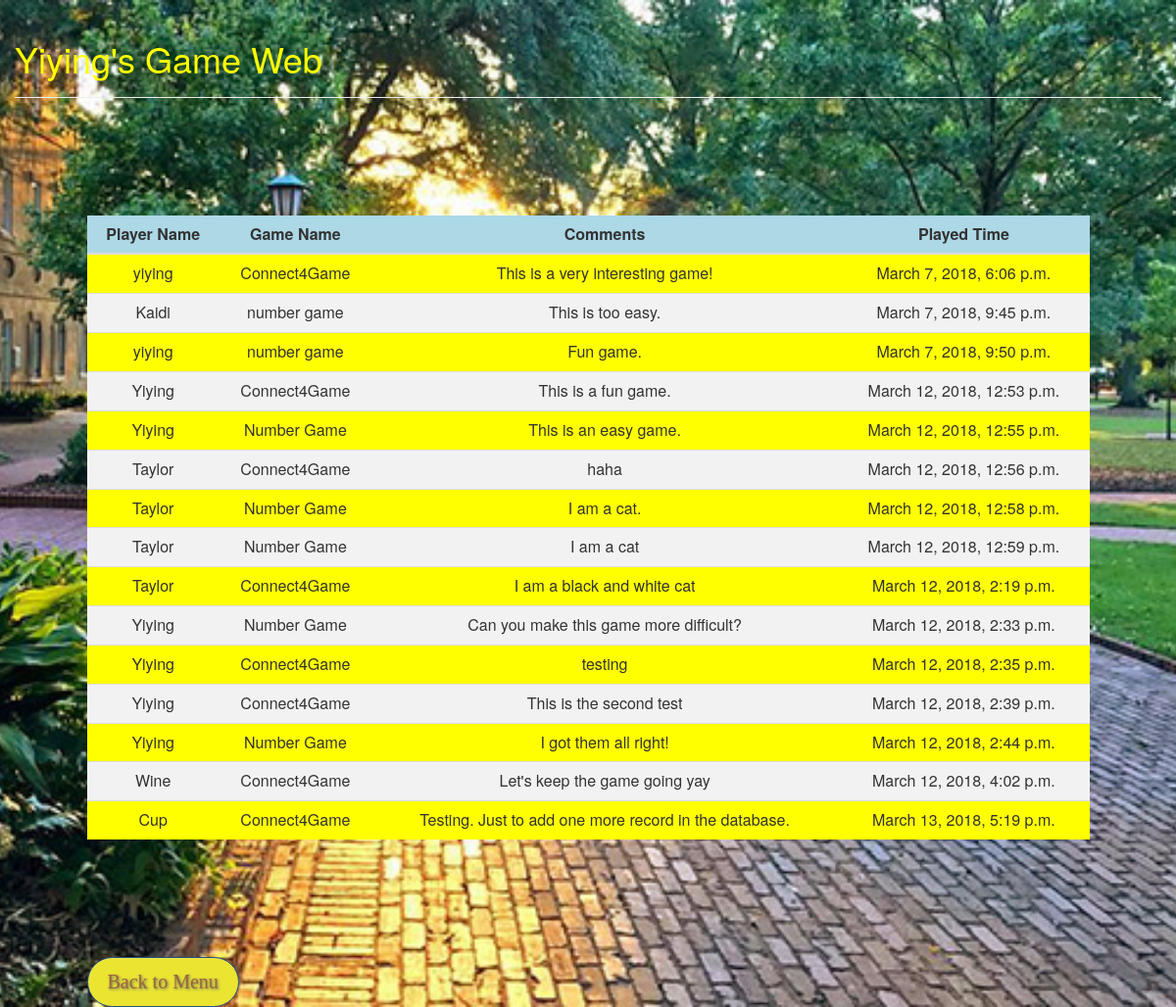
The page /summary/ on the database its author committed.
### games/models.py (models this page shows, shortened)
class History(models.Model):
    player_name = models.CharField(max_length=200)
    game_name = models.CharField(max_length=200)
    comment = models.TextField()
    played_time = models.DateTimeField('time played')

### games/views.py (the view)
# urls.py: url(r'^summary/$', views.summary, name='summary'),
def summary(request):
    records = History.objects.all()
    return render(request, 'games/summary.html', {"records": records})

### games/templates/games/summary.html (shortened to what this page needs)
{% extends 'games/base.html' %}
{% block summary %}
<div class="container" style="width:90%;">
  <table class="table">
    <thead class="thead-inverse">
      <tr>
        <th>Player Name</th>
        <th>Game Name</th>
        <th>Comments</th>
        <th>Played Time</th>
      </tr>
    </thead>
    <tbody>
    	{% for record in records %}
    		<tr>
    			<td>{{ record.player_name }}</td>
    			<td>{{ record.game_name }}</td>
    			<td>{{ record.comment }}</td>
    			<td>{{ record.played_time }}</td>
    		</tr>
    	{% endfor %}
    </tbody>
  </table>
  <div class="mb-4" style="padding-top: 100px;">
    <a href="{% url 'games:index' %}" class="btn btn-primary">Back to Menu</a>
  </div>
 </div>
{% endblock %}

### yiying/static/games/css/base.css (style rules this page uses)
body { background-color: maroon; background-image: url("../images/background.jpg"); background-repeat: no-repeat; background-attachment: fixed; background-position: 80% 50%; background-size: cover; }
.btn { -webkit-border-radius: 28; -moz-border-radius: 28; border-radius: 28px; text-shadow: 1px 1px 3px #666666; font-family: Georgia; color: #99653d; font-size: 20px; background: #ebe532; padding: 10px 20px 10px 20px; text-decoration: none; }

### games/templates/games/summary.html (style rules this page uses)
table { border-collapse: collapse; background-color: yellow; width:100%; margin-right:auto; margin-left:auto; }
th, td { text-align: center; padding: 8px; }
th { background-color: lightblue; }
tr:nth-child(even) { background-color: #f2f2f2 }

### rows shown on the page
History: player_name "yiying", game_name "Connect4Game", comment "This is a very interesting game!", played_time "March 7, 2018, 6:06 p.m."
History: player_name "Kaidi", game_name "number game", comment "This is too easy.", played_time "March 7, 2018, 9:45 p.m."
History: player_name "yiying", game_name "number game", comment "Fun game.", played_time "March 7, 2018, 9:50 p.m."
History: player_name "Yiying", game_name "Connect4Game", comment "This is a fun game.", played_time "March 12, 2018, 12:53 p.m."
History: player_name "Yiying", game_name "Number Game", comment "This is an easy game.", played_time "March 12, 2018, 12:55 p.m."
History: player_name "Taylor", game_name "Connect4Game", comment "haha", played_time "March 12, 2018, 12:56 p.m."
History: player_name "Taylor", game_name "Number Game", comment "I am a cat.", played_time "March 12, 2018, 12:58 p.m."
History: player_name "Taylor", game_name "Number Game", comment "I am a cat", played_time "March 12, 2018, 12:59 p.m."
History: player_name "Taylor", game_name "Connect4Game", comment "I am a black and white cat", played_time "March 12, 2018, 2:19 p.m."
History: player_name "Yiying", game_name "Number Game", comment "Can you make this game more difficult?", played_time "March 12, 2018, 2:33 p.m."
History: player_name "Yiying", game_name "Connect4Game", comment "testing", played_time "March 12, 2018, 2:35 p.m."
History: player_name "Yiying", game_name "Connect4Game", comment "This is the second test", played_time "March 12, 2018, 2:39 p.m."
History: player_name "Yiying", game_name "Number Game", comment "I got them all right!", played_time "March 12, 2018, 2:44 p.m."
History: player_name "Wine", game_name "Connect4Game", comment "Let's keep the game going yay", played_time "March 12, 2018, 4:02 p.m."
History: player_name "Cup", game_name "Connect4Game", comment "Testing. Just to add one more record in the database.", played_time "March 13, 2018, 5:19 p.m."
